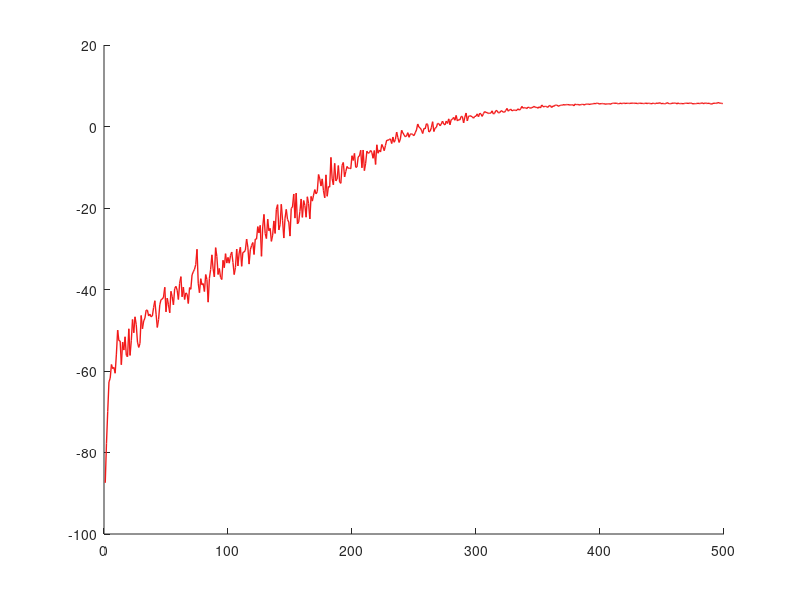

The MATLAB source for this figure: (Note: this script raises an error after producing the figure.)
%% refplots.m 
%%% ================================================ %%% 
%%% =========== Semester project at LASA ==========  %%%
%%% ============ Reinforcement Learning ============ %%% 
%%% ================= Ref. Plots =================== %%% 
%%% ================================================ %%%

clear all;
close all;
clc;
addpath(genpath('data/'));

%% Average reward per episode for recorded learning processes
sarsa_lambda_08_ar = load('sarsa_lambda_08_ar.mat');
sarsa_lambda_08_ar = sarsa_lambda_08_ar.cum_reward_per_episode;
ql_ar = load('ql_ar.mat');
ql_ar = ql_ar.cum_reward_per_episode;
sarsa_ar = load('sarsa_ar.mat');
sarsa_ar = sarsa_ar.cum_reward_per_episode;
ql_lambda_ar = load('ql_lambda_ar');
ql_lambda_ar = ql_lambda_ar.cum_reward_per_episode;
optimal_ar = load('optimal_ar');
optimal_ar = optimal_ar.cum_reward_per_episode;
random_ar = load('random_ar');
random_ar = random_ar.cum_reward_per_episode;
%subopt_1_ar = load('subopt_2_ar');
%subopt_1_ar = subopt_1_ar.cum_reward_per_episode;
size = min([size(optimal_ar,1),size(random_ar,1),size(sarsa_lambda_08_ar,1), size(ql_ar,1), size(ql_lambda_ar,1), size(sarsa_ar,1)]);

figure('units','normalized','outerposition',[0 0 1 1]) 
hold on;
% Sarsa 
p1 = plot(sarsa_ar(1:size-1),'LineWidth',1,'Color',[0.95, 0.1, 0.1]);
p1.Color(4) = 0.1;
p1p = plot(lpf(sarsa_ar(1:size-1),0.3),'LineWidth',2,'Color',[0.95, 0.1, 0.1]);
% Q-learning
p2 = plot(ql_ar(1:size-1),'LineWidth',1.2,'Color',[0.2, 0.2, 0.6]);
p2.Color(4) = 0.1;
p2p = plot(lpf(ql_ar(1:size-1),0.3),'LineWidth',2,'Color',[0.2, 0.2, 0.6]);
% Sarsa lambda
p3 = plot(sarsa_lambda_08_ar(1:size-1),'LineWidth',1.2,'Color',[0.2, 0.7, 0.2]);
p3.Color(4) = 0.1;
p3p = plot(lpf(sarsa_lambda_08_ar(1:size-1),0.3),'LineWidth',2,'Color',[0.2, 0.7, 0.2]);
% Watkins Q lambda
p4 = plot(ql_lambda_ar(1:size-1),'LineWidth',1.2,'Color',[0.3, 0.6, 1]);
p4.Color(4) = 0.1;
p4p = plot(lpf(ql_lambda_ar(1:size-1),0.3),'LineWidth',2,'Color',[0.3, 0.6, 1]);
% Optimal policy
p5 = plot(optimal_ar(1:size-1),'LineWidth',1.2,'Color',[0.3, 0.6, 1]);
p5.Color(4) = 0.1;
p5p = plot(lpf(optimal_ar(1:size-1),0.1),'--','LineWidth',2,'Color',[0.1, 0.1, 0.1]);
% Random policy
p6 = plot(random_ar(1:size-1),'LineWidth',1.2,'Color',[0.5, 0.5, 0.5]);
p6.Color(4) = 0.1;
p6p = plot(lpf(random_ar(1:size-1),0.05),'LineWidth',2,'Color',[0.5, 0.5, 0.5]);

%load('subopt2_ac_compliance.mat');
%plot(lpf(learner_ar,0.1),'LineWidth',2);
%load('subopt3_ac_compliance.mat');
%plot(lpf(learner_ar,0.1),'LineWidth',2);

%% Plots
xlabel('Number of iterations');
ylabel('Average reward');
h = legend([p1p,p2p,p3p,p4p,p5p,p6p],'Sarsa(0)','Q-learning','Sarsa(0.8)','Watkins Q(0.8)','Bellman optimal policy','Random policy','Location','southeast');
set(h,'FontSize',14);
title('Averaged rewards per minibatch for different methods','Interpreter','latex');